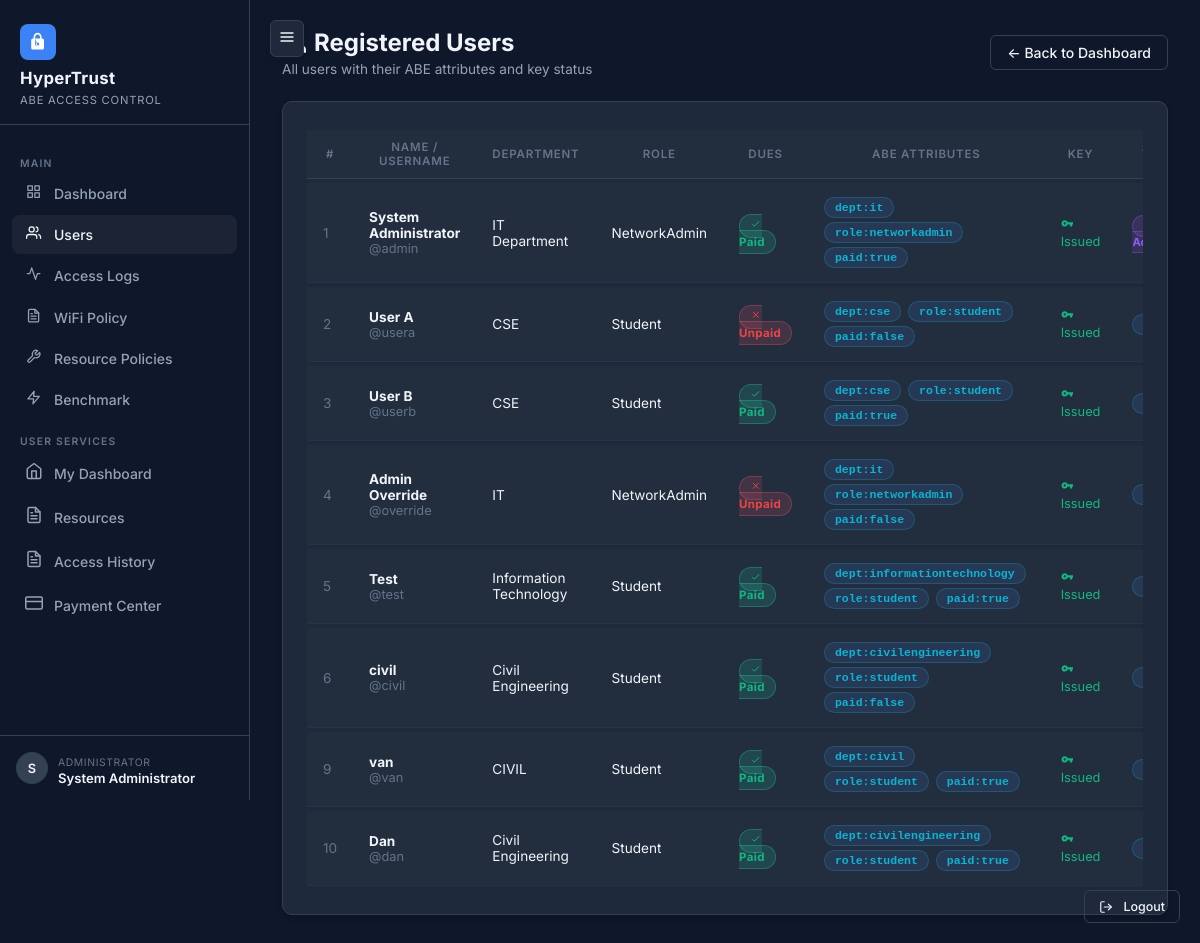
Page /admin/users (signed in) on the committed database.
### tables this page shows
CREATE TABLE users (
    id           INTEGER PRIMARY KEY AUTOINCREMENT,
    username     TEXT    NOT NULL UNIQUE,
    name         TEXT    NOT NULL,
    department   TEXT    NOT NULL DEFAULT '',
    role         TEXT    NOT NULL DEFAULT 'Student',
    paid_dues    INTEGER NOT NULL DEFAULT 0,   -- 1=True, 0=False
    password_hash TEXT   NOT NULL,
    is_admin     INTEGER NOT NULL DEFAULT 0,
    created_at   DATETIME DEFAULT CURRENT_TIMESTAMP
);

### routes/admin.py (the view)
@admin_bp.route("/users")
@admin_required
def users():
    db    = get_db()
    users = get_all_users(db)
    attr_map = {}
    for u in users:
        attr_map[u["id"]] = get_user_attributes(db, u["id"])
    return render_template("admin/users.html", users=users, attr_map=attr_map)

### db.py (called while the page is built)
def get_db():
    if "db" not in g:
        g.db = sqlite3.connect(
            current_app.config["DB_PATH"],
            detect_types=sqlite3.PARSE_DECLTYPES
        )
        g.db.row_factory = sqlite3.Row
        g.db.execute("PRAGMA foreign_keys = ON")
    return g.db

def get_all_users(db):
    return db.execute("SELECT * FROM users ORDER BY id").fetchall()

def get_user_private_key(db, user_id: int) -> dict | None:
    row = db.execute(
        "SELECT private_key_json FROM user_keys WHERE user_id = ?", (user_id,)
    ).fetchone()
    if row:
        return json.loads(row["private_key_json"])
    return None

def get_user_attributes(db, user_id: int) -> list[str]:
    row = get_user_private_key(db, user_id)
    if row:
        return row.get("attributes", [])
    return []

### routes/admin.py (called while the page is built)
def admin_required(f):
    @wraps(f)
    def decorated(*args, **kwargs):
        if "user_id" not in session:
            flash("Session expired or invalid. Please log in again.", "warning")
            return redirect(url_for("auth.login"))
        if not session.get("is_admin"):
            return render_template("errors/403.html"), 403
        return f(*args, **kwargs)
    return decorated

### templates/admin/users.html (shortened to what this page needs)
{% extends "base.html" %}
{% block content %}
<div class="page-header d-flex justify-between align-items-center">
    <div>
        <h2 style="display:flex;align-items:center;gap:8px;"> Registered Users</h2>
        <p>All users with their ABE attributes and key status</p>
    </div>
    <a href="{{ url_for('admin.dashboard') }}" class="btn-outline-ht">&larr; Back to Dashboard</a>
</div>
<div class="glass-card p-6">
    {% if users %}
    <div style="overflow-x:auto;">
        <table class="ht-table">
            <thead>
                <tr>
                    <th>#</th>
                    <th>Name / Username</th>
                    <th>Department</th>
                    <th>Role</th>
                    <th>Dues</th>
                    <th>ABE Attributes</th>
                    <th>Key</th>
                    <th>Type</th>
                </tr>
            </thead>
            <tbody>
                {% for u in users %}
                <tr>
                    <td class="text-muted-ht">{{ u.id }}</td>
                    <td>
                        <strong>{{ u.name }}</strong>
                        <div class="text-muted-ht">@{{ u.username }}</div>
                    </td>
                    <td>{{ u.department }}</td>
                    <td>{{ u.role }}</td>
                    <td>
                        {% if u.paid_dues %}
                        <span class="badge-granted"><svg viewBox="0 0 24 24" width="1em" height="1em"
                                stroke="currentColor" fill="none" stroke-width="2">
                                <path d="M5 13l4 4L19 7" />
                            </svg> Paid</span>
                        {% else %}
                        <span class="badge-denied"><svg viewBox="0 0 24 24" width="1em" height="1em"
                                stroke="currentColor" fill="none" stroke-width="2">
                                <path d="M18 6L6 18M6 6l12 12" />
                            </svg> Unpaid</span>
                        {% endif %}
                    </td>
                    <td>
                        {% if attr_map.get(u.id) %}
                        {% for attr in attr_map[u.id] %}
                        <span class="badge-attr">{{ attr }}</span>
                        {% endfor %}
                        {% else %}
                        <span class="text-muted-ht">—</span>
                        {% endif %}
                    </td>
                    <td>
                        {% if attr_map.get(u.id) %}
                        <span style="color:var(--accent-green);font-size:0.8rem;"><svg viewBox="0 0 24 24" width="1em"
                                height="1em" fill="currentColor">
                                <path
                                    d="M12.65 10A5.99 5.99 0 007 6c-3.31 0-6 2.69-6 6s2.69 6 6 6a5.99 5.99 0 005.65-4H17v4h4v-4h2v-4H12.65zM7 14c-1.1 0-2-.9-2-2s.9-2 2-2 2 .9 2 2-.9 2-2 2z" />
                            </svg> Issued</span>
                        {% endif %}
                    </td>
                    <td>
                        {% if u.is_admin %}
                        <span class="badge-admin"> Admin</span>
                        {% else %}
                        <span class="badge-attr" style="color:var(--text-secondary);">User</span>
                        {% endif %}
                    </td>
                </tr>
                {% endfor %}
            </tbody>
        </table>
    </div>
    {% endif %}
</div>
{% endblock %}

### templates/base.html (shortened to what this page needs)
<!DOCTYPE html>
<html lang="en">
<head>
  <link rel="stylesheet" href="{{ url_for('static', filename='css/style.css') }}">
</head>
<body>
  {% if session.get('user_id') %}
  <aside class="sidebar">
    <div class="sidebar-logo">
      <div class="logo-icon"><svg viewBox="0 0 24 24" width="1em" height="1em" fill="currentColor">
          <path
            d="M18 8h-1V6c0-2.76-2.24-5-5-5S7 3.24 7 6v2H6c-1.1 0-2 .9-2 2v10c0 1.1.9 2 2 2h12c1.1 0 2-.9 2-2V10c0-1.1-.9-2-2-2zm-6 9c-1.1 0-2-.9-2-2s.9-2 2-2 2 .9 2 2-.9 2-2 2H9V6c0-1.66 1.34-3 3-3s3 1.34 3 3v2H9z" />
        </svg></div>
      <h1>HyperTrust</h1>
      <small>ABE Access Control</small>
    </div>
    <nav class="sidebar-nav">
      <div class="nav-section-label">Main</div>
      {% if session.get('is_admin') %}
      <a href="{{ url_for('admin.dashboard') }}" id="nav-admin-home">
        <span class="nav-icon"></span><span>Dashboard</span>
      </a>
      <a href="{{ url_for('admin.users') }}" id="nav-admin-users">
        <span class="nav-icon"></span><span>Users</span>
      </a>
      <a href="{{ url_for('admin.logs') }}" id="nav-admin-logs">
        <span class="nav-icon"><svg viewBox="0 0 24 24" width="1em" height="1em" fill="none" stroke="currentColor"
            stroke-width="2" stroke-linecap="round" stroke-linejoin="round">
            <polyline points="22 12 18 12 15 21 9 3 6 12 2 12"></polyline>
          </svg></span><span>Access Logs</span>
      </a>
      <a href="{{ url_for('admin.policy') }}" id="nav-admin-policy">
        <span class="nav-icon"></span><span>WiFi Policy</span>
      </a>
      <a href="{{ url_for('admin.resource_policies') }}" id="nav-admin-resources">
        <span class="nav-icon"></span><span>Resource Policies</span>
      </a>
      <a href="{{ url_for('admin.benchmark') }}" id="nav-admin-bench">
        <span class="nav-icon"><svg viewBox="0 0 24 24" width="1em" height="1em" fill="none" stroke="currentColor"
            stroke-width="2" stroke-linecap="round" stroke-linejoin="round">
            <polygon points="13 2 3 14 12 14 11 22 21 10 12 10 13 2"></polygon>
          </svg></span><span>Benchmark</span>
      </a>
      {% endif %}
      <div class="nav-section-label">User Services</div>
      <a href="{{ url_for('user.dashboard') }}" id="nav-user-home">
        <span class="nav-icon"><svg viewBox="0 0 24 24" width="18" height="18" fill="none" stroke="currentColor"
            stroke-width="2" stroke-linecap="round" stroke-linejoin="round">
            <path d="M3 9l9-7 9 7v11a2 2 0 0 1-2 2H5a2 2 0 0 1-2-2z"></path>
            <polyline points="9 22 9 12 15 12 15 22"></polyline>
          </svg></span><span>My Dashboard</span>
      </a>
      <a href="{{ url_for('user.resources') }}" id="nav-user-resources">
        <span class="nav-icon"></span><span>Resources</span>
      </a>
      <a href="{{ url_for('user.logs') }}" id="nav-user-logs">
        <span class="nav-icon"></span><span>Access History</span>
      </a>
      <a href="{{ url_for('user.payment') }}" id="nav-user-payment">
        <span class="nav-icon"><svg viewBox="0 0 24 24" width="18" height="18" fill="none" stroke="currentColor"
            stroke-width="2" stroke-linecap="round" stroke-linejoin="round">
            <rect x="1" y="4" width="22" height="16" rx="2" ry="2"></rect>
            <line x1="1" y1="10" x2="23" y2="10"></line>
          </svg></span><span>Payment Center</span>
      </a>
    </nav>
    <div class="sidebar-user">
      <div class="user-avatar">
        {{ session.get('name', 'U')[0].upper() }}
      </div>
      <div class="user-info">
        <small>{% if session.get('is_admin') %}Administrator{% else %}User{% endif %}</small>
        <span>{{ session.get('name', session.get('username', '')) }}</span>
      </div>
    </div>
  </aside>
  {% endif %}
  <main class="{% if session.get('user_id') %}main-content{% endif %}">
    {% if session.get('user_id') %}
    <div class="sidebar-toggle">
      <button id="sidebarToggle" title="Toggle Sidebar">
        <svg viewBox="0 0 24 24" width="16" height="16" fill="none" stroke="currentColor" stroke-width="2" stroke-linecap="round" stroke-linejoin="round">
          <line x1="3" y1="12" x2="21" y2="12"></line>
          <line x1="3" y1="6" x2="21" y2="6"></line>
          <line x1="3" y1="18" x2="21" y2="18"></line>
        </svg>
      </button>
    </div>
    {% endif %}
    {% block content %}{% endblock %}
  </main>
  {% if session.get('user_id') %}
  <div style="position:fixed;bottom:20px;right:20px;z-index:999">
    <a href="{{ url_for('auth.logout') }}" class="btn-outline-ht" style="padding:8px 14px;font-size:0.78rem;">
       <span>Logout</span>
    </a>
  </div>
  {% endif %}
</body>
</html>

### rows in the picture
users: get "System Administrator", id "1", name "System Administrator", username "admin", department "IT Department", role "NetworkAdmin", paid_dues 1 (drawn), id "dept:it" "role:networkadmin" "paid:true", shows "Issued", is_admin "Admin"
users: id "2", name "User A", username "usera", department "CSE", role "Student", paid_dues 0 (drawn), id "dept:cse" "role:student" "paid:false", shows "Issued"
users: id "3", name "User B", username "userb", department "CSE", role "Student", paid_dues 1 (drawn), id "dept:cse" "role:student" "paid:true", shows "Issued"
users: id "4", name "Admin Override", username "override", department "IT", role "NetworkAdmin", paid_dues 0 (drawn), id "dept:it" "role:networkadmin" "paid:false", shows "Issued"
users: id "5", name "Test", username "test", department "Information Technology", role "Student", paid_dues 1 (drawn), id "dept:informationtechnology" "role:student" "paid:true", shows "Issued"
users: id "6", name "civil", username "civil", department "Civil Engineering", role "Student", paid_dues 1 (drawn), id "dept:civilengineering" "role:student" "paid:false", shows "Issued"
users: id "9", name "van", username "van", department "CIVIL", role "Student", paid_dues 1 (drawn), id "dept:civil" "role:student" "paid:true", shows "Issued"
users: id "10", name "Dan", username "dan", department "Civil Engineering", role "Student", paid_dues 1 (drawn), id "dept:civilengineering" "role:student" "paid:true", shows "Issued"

### other values in the picture
{{ session.get('name', 'U')[0].upper() }} "S"
